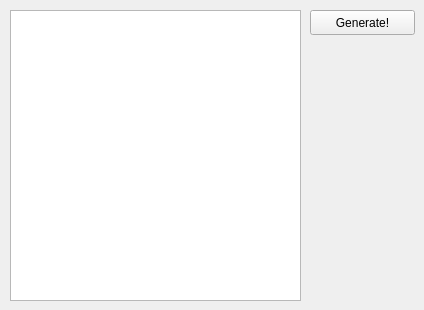
<?xml version="1.0" encoding="UTF-8"?>
<ui version="4.0">
 <class>meta_generatorClass</class>
 <widget class="QWidget" name="meta_generatorClass">
  <property name="geometry">
   <rect>
    <x>0</x>
    <y>0</y>
    <width>424</width>
    <height>310</height>
   </rect>
  </property>
  <property name="windowTitle">
   <string>meta_generator</string>
  </property>
  <widget class="QListWidget" name="listWidget">
   <property name="geometry">
    <rect>
     <x>10</x>
     <y>10</y>
     <width>291</width>
     <height>291</height>
    </rect>
   </property>
  </widget>
  <widget class="QPushButton" name="buttonMakeEditor">
   <property name="geometry">
    <rect>
     <x>310</x>
     <y>10</y>
     <width>105</width>
     <height>25</height>
    </rect>
   </property>
   <property name="text">
    <string>Generate!</string>
   </property>
  </widget>
 </widget>
 <layoutdefault spacing="6" margin="11"/>
 <resources/>
 <connections/>
</ui>
